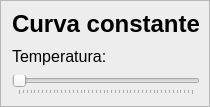
                  <widget class="QFrame" name="frame_28">
                   <property name="styleSheet">
                    <string notr="true">background-color: rgb(237, 237, 237);
</string>
                   </property>
                   <property name="frameShape">
                    <enum>QFrame::StyledPanel</enum>
                   </property>
                   <property name="frameShadow">
                    <enum>QFrame::Raised</enum>
                   </property>
                   <layout class="QVBoxLayout" name="verticalLayout_16">
                    <property name="spacing">
                     <number>9</number>
                    </property>
                    <property name="topMargin">
                     <number>9</number>
                    </property>
                    <property name="rightMargin">
                     <number>9</number>
                    </property>
                    <item alignment="Qt::AlignHCenter">
                     <widget class="QLabel" name="label_31">
                      <property name="font">
                       <font>
                        <pointsize>18</pointsize>
                        <weight>75</weight>
                        <bold>true</bold>
                       </font>
                      </property>
                      <property name="text">
                       <string>Curva constante</string>
                      </property>
                     </widget>
                    </item>
                    <item alignment="Qt::AlignTop">
                     <widget class="QLabel" name="label_32">
                      <property name="font">
                       <font>
                        <pointsize>12</pointsize>
                       </font>
                      </property>
                      <property name="text">
                       <string>Temperatura: </string>
                      </property>
                     </widget>
                    </item>
                    <item alignment="Qt::AlignTop">
                     <widget class="QSlider" name="SliderTemp">
                      <property name="maximum">
                       <number>45</number>
                      </property>
                      <property name="orientation">
                       <enum>Qt::Horizontal</enum>
                      </property>
                      <property name="tickPosition">
                       <enum>QSlider::TicksBelow</enum>
                      </property>
                     </widget>
                    </item>
                   </layout>
                  </widget>
